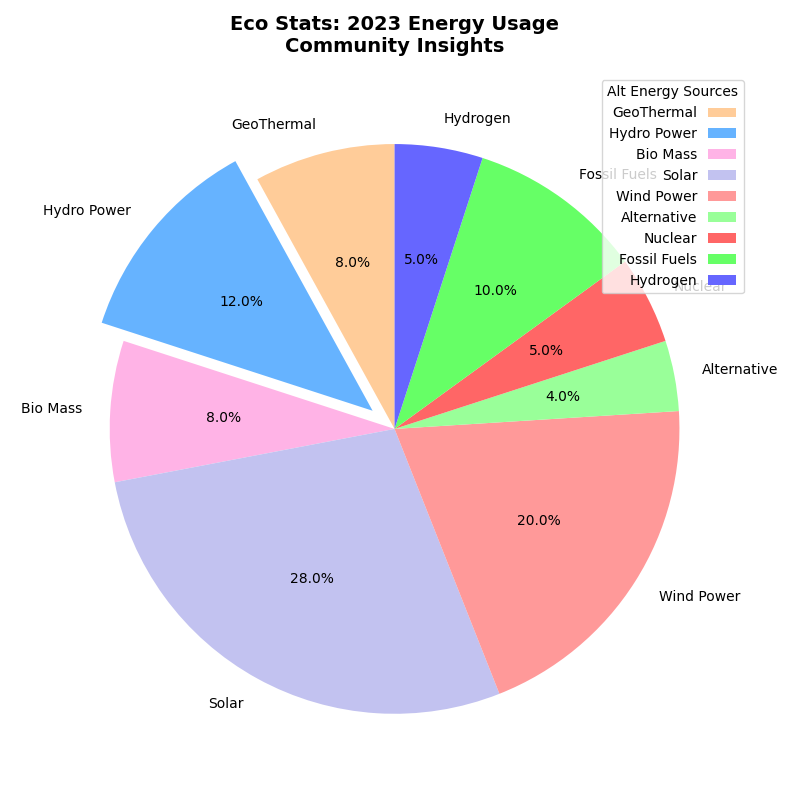

Write the Python code that produced this figure.
import matplotlib.pyplot as plt

# Existing and new energy sources
energy_sources = [
    'GeoThermal', 'Hydro Power', 'Bio Mass', 'Solar', 'Wind Power', 
    'Alternative', 'Nuclear', 'Fossil Fuels', 'Hydrogen'
]
# Corresponding consumption percentages summing up to 100
consumption_percentages = [8, 12, 8, 28, 20, 4, 5, 10, 5]

# Update the color list to match the new energy sources
colors = ['#ffcc99', '#66b3ff', '#ffb3e6', '#c2c2f0', '#ff9999', '#99ff99', '#ff6666', '#66ff66', '#6666ff']
# Adjust explosion if desired, here keeping a single category highlighted for consistency
explode = (0, 0.1, 0, 0, 0, 0, 0, 0, 0)

fig, ax = plt.subplots(figsize=(8, 8))

ax.pie(
    consumption_percentages,
    explode=explode,
    labels=energy_sources,
    colors=colors,
    autopct='%1.1f%%',
    startangle=90,
    textprops={'fontsize': 10},
    shadow=False
)

plt.title('Eco Stats: 2023 Energy Usage\nCommunity Insights', fontsize=14, fontweight='bold', pad=15)
plt.legend(title="Alt Energy Sources", loc="upper right", bbox_to_anchor=(1, 1), markerfirst=False)

plt.tight_layout()
plt.show()
